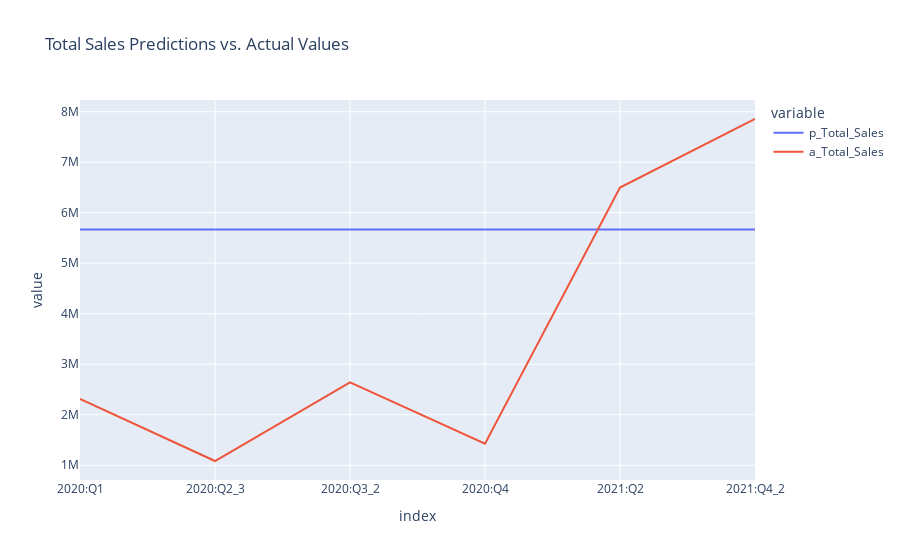

Notebook source saved alongside this figure:
### Code cell
#plot the predictions vs. the actual values
px.line(svr_quarterly_model_df, x=svr_quarterly_model_df.index, y=['p_Total_Sales', 'a_Total_Sales'], title='Total Sales Predictions vs. Actual Values')

### Figure 1 — Plotly figure (JSON) as saved in the notebook; plotly's stock layout.template omitted (floating-point values rounded to 4 significant figures)
{"data": [{"hovertemplate": "variable=p_Total_Sales<br>index=%{x}<br>value=%{y}<extra></extra>", "legendgroup": "p_Total_Sales", "line": {"color": "#636efa", "dash": "solid"}, "marker": {"symbol": "circle"}, "mode": "lines", "name": "p_Total_Sales", "orientation": "v", "showlegend": true, "type": "scatter", "x": ["2020:Q1", "2020:Q2_3", "2020:Q3_2", "2020:Q4", "2021:Q2", "2021:Q4_2"], "xaxis": "x", "y": [5669000.0, 5669000.0, 5669000.0, 5669000.0, 5669000.0, 5669000.0], "yaxis": "y"}, {"hovertemplate": "variable=a_Total_Sales<br>index=%{x}<br>value=%{y}<extra></extra>", "legendgroup": "a_Total_Sales", "line": {"color": "#EF553B", "dash": "solid"}, "marker": {"symbol": "circle"}, "mode": "lines", "name": "a_Total_Sales", "orientation": "v", "showlegend": true, "type": "scatter", "x": ["2020:Q1", "2020:Q2_3", "2020:Q3_2", "2020:Q4", "2021:Q2", "2021:Q4_2"], "xaxis": "x", "y": [2312746, 1084194, 2641630, 1428569, 6498339, 7855000.0], "yaxis": "y"}], "layout": {"legend": {"title": {"text": "variable"}, "tracegroupgap": 0}, "title": {"text": "Total Sales Predictions vs. Actual Values"}, "xaxis": {"anchor": "y", "domain": [0, 1], "title": {"text": "index"}}, "yaxis": {"anchor": "x", "domain": [0, 1], "title": {"text": "value"}}}}
